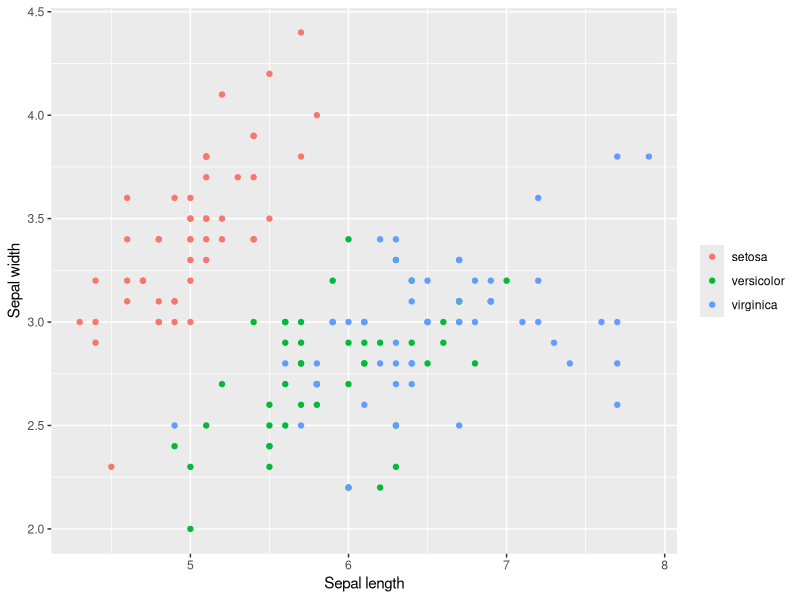
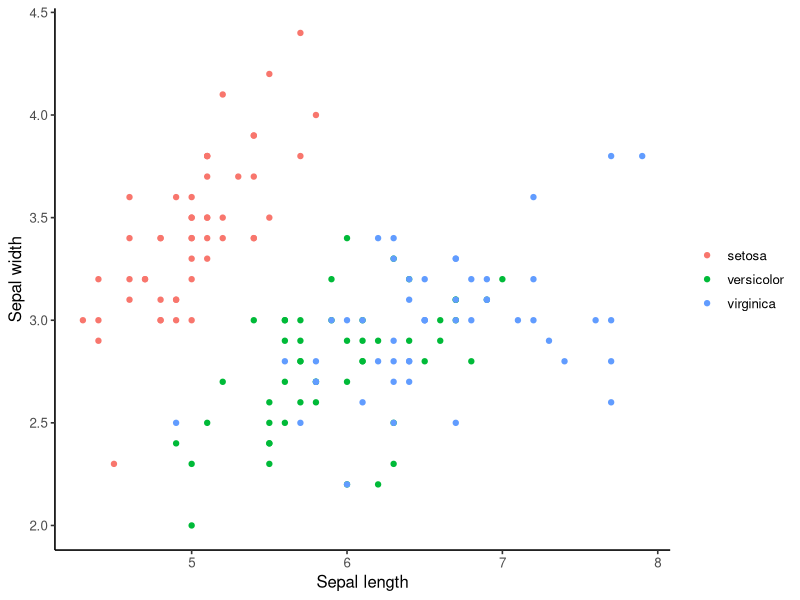
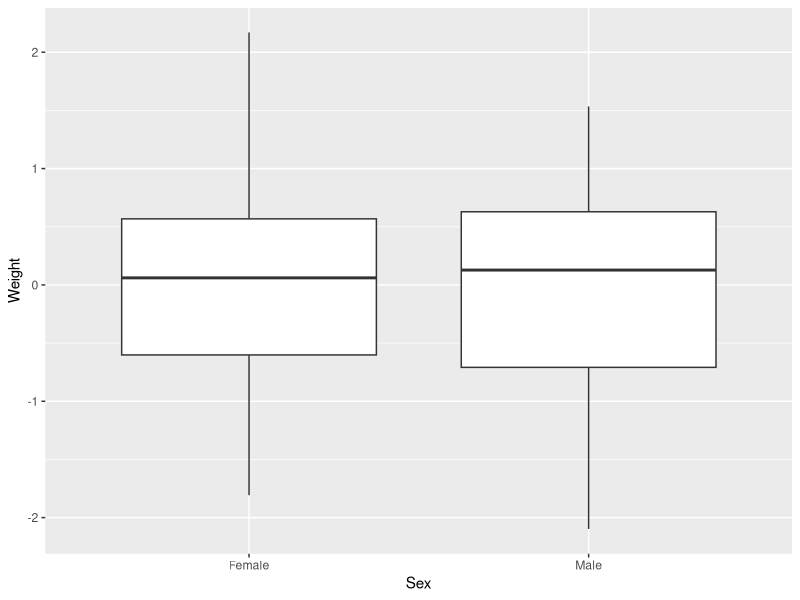
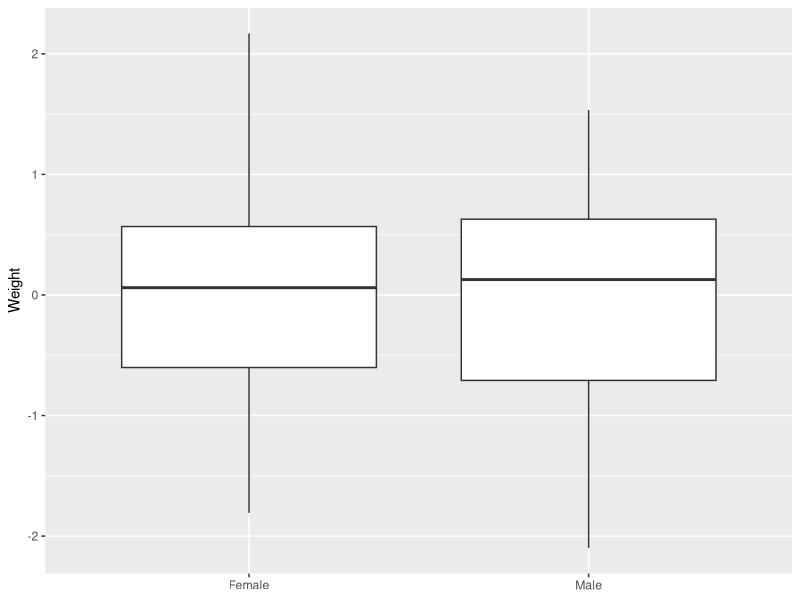
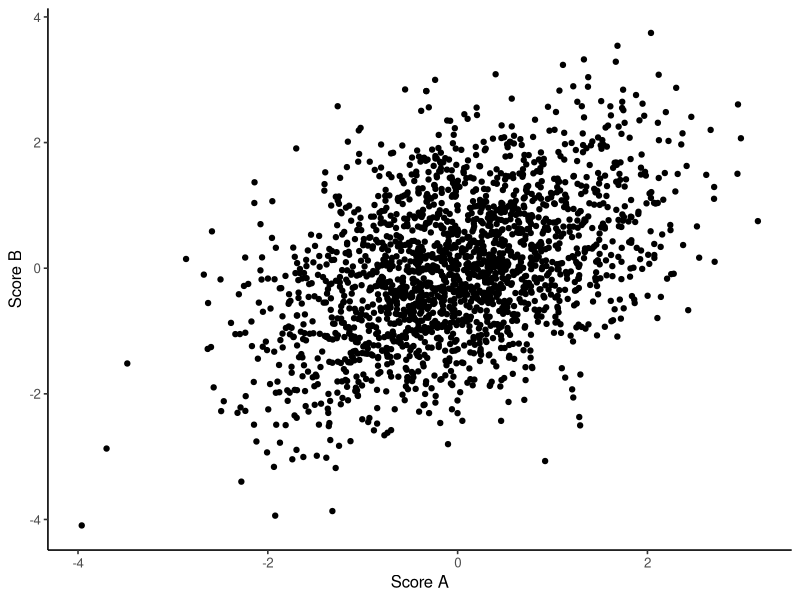
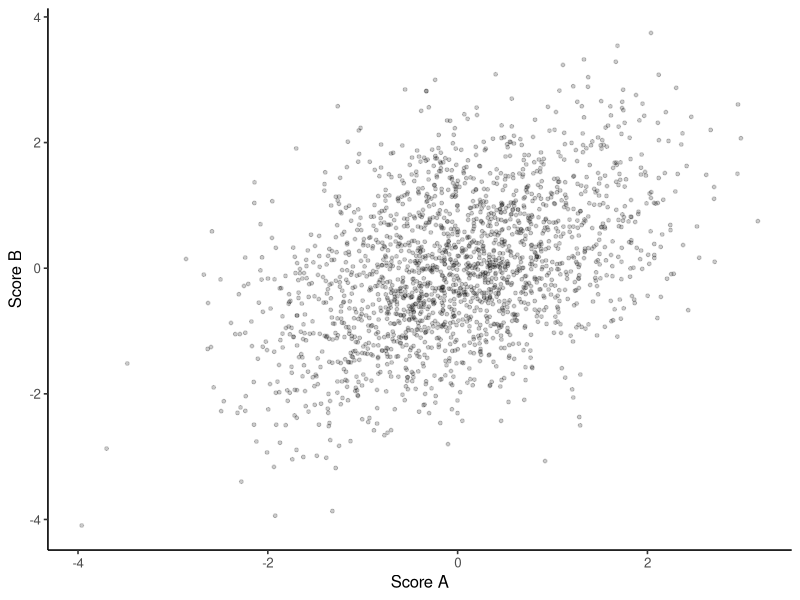
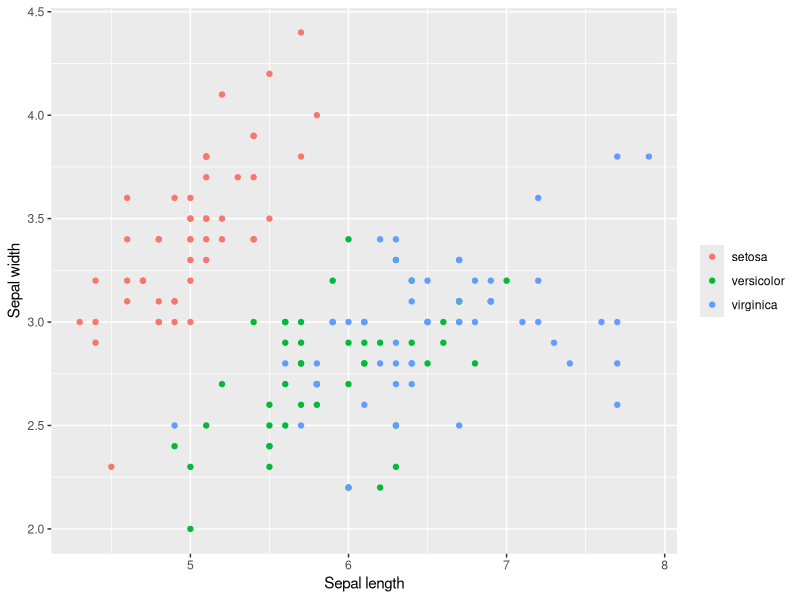
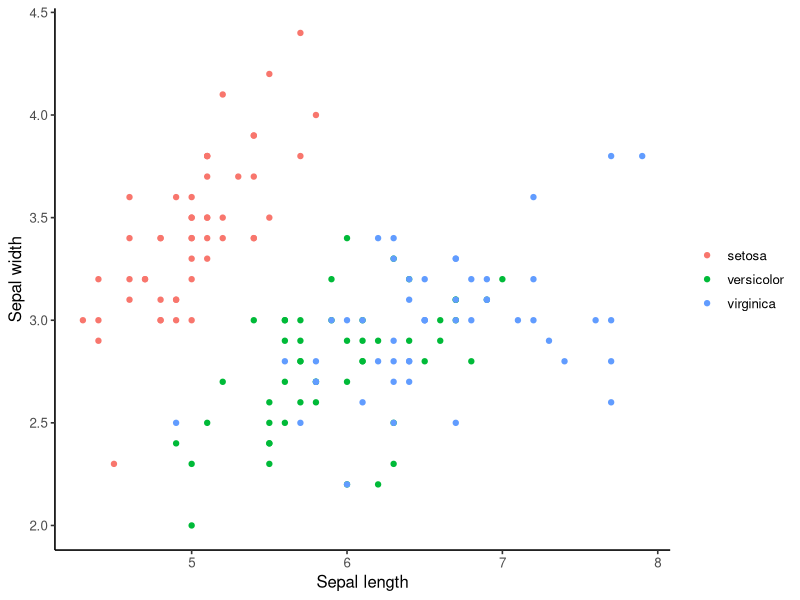

Write the R code that produced these figures, in order.
## ---- chunk 1
library(tidyverse)
## ---- chunk 2
library(tidyverse)

# 左图
ggplot(iris, aes(x = Sepal.Length, y = Sepal.Width, color = Species)) +
    geom_point() +
    labs(x = 'Sepal length', y = 'Sepal width', color = NULL)
ggsave('iris_default.tiff') # Saving 5.84 x 5.91 in image

# 右图
ggplot(iris, aes(x = Sepal.Length, y = Sepal.Width, color = Species)) +
    geom_point() +
    labs(x = 'Sepal length', y = 'Sepal width', color = NULL) +
    theme_classic(base_size = 12)
ggsave('iris_custom.tiff', width = 4, height = 3)

## ---- chunk 3
dtt <- tibble(
    Sex = sample(c('Female', 'Male'), 100, replace = TRUE),
    Weight = rnorm(100))

# bad
ggplot(dtt, aes(x = Sex, y = Weight)) +
    geom_boxplot()

# good
ggplot(dtt, aes(x = Sex, y = Weight)) +
    geom_boxplot() +
    labs(x = NULL)

ggsave('sex_example.tiff', width = 4, height = 3)

x <- rnorm(2000)
y <- x/2 + rnorm(2000)
dtt <- tibble(score_a = x, score_b = y)

# bad
ggplot(dtt, aes(score_a, score_b)) +
    geom_point() +
    labs(x = 'Score A', y = 'Score B') +
    theme_classic(base_size = 12)
ggsave('scatter1.tiff', width = 3, height = 3)

# better
ggplot(dtt, aes(score_a, score_b)) +
    geom_point(size = 1, alpha = 0.2) +
    labs(x = 'Score A', y = 'Score B') +
    theme_classic(base_size = 12)
ggsave('scatter2.tiff', width = 3, height = 3)
